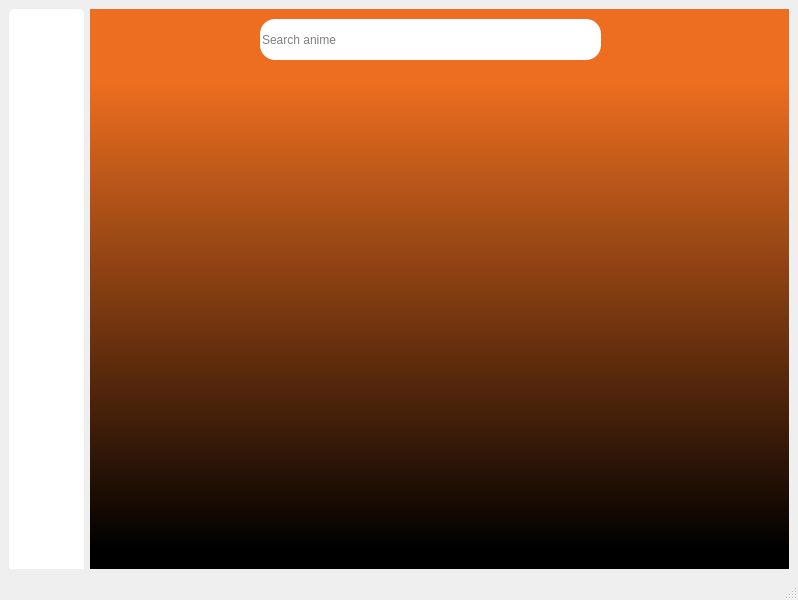
<?xml version="1.0" encoding="UTF-8"?>
<ui version="4.0">
 <class>MainWindow</class>
 <widget class="QMainWindow" name="MainWindow">
  <property name="geometry">
   <rect>
    <x>0</x>
    <y>0</y>
    <width>798</width>
    <height>600</height>
   </rect>
  </property>
  <property name="windowTitle">
   <string>MainWindow</string>
  </property>
  <widget class="QWidget" name="centralwidget">
   <layout class="QHBoxLayout" name="horizontalLayout">
    <item>
     <widget class="QWidget" name="widget" native="true">
      <property name="maximumSize">
       <size>
        <width>75</width>
        <height>16777215</height>
       </size>
      </property>
      <property name="styleSheet">
       <string notr="true">background-color: rgb(255, 255, 255);
 border-top-left-radius: 5px;
 border-top-right-radius: 5px</string>
      </property>
      <layout class="QVBoxLayout" name="verticalLayout">
       <item>
        <widget class="QLabel" name="label">
         <property name="maximumSize">
          <size>
           <width>40</width>
           <height>40</height>
          </size>
         </property>
         <property name="text">
          <string/>
         </property>
         <property name="pixmap">
          <pixmap>C:/Users/HP/.designer/Downloads/connection_15047593.png</pixmap>
         </property>
         <property name="scaledContents">
          <bool>true</bool>
         </property>
        </widget>
       </item>
       <item>
        <widget class="QLabel" name="label_2">
         <property name="maximumSize">
          <size>
           <width>40</width>
           <height>40</height>
          </size>
         </property>
         <property name="text">
          <string/>
         </property>
         <property name="pixmap">
          <pixmap>C:/Users/HP/.designer/Downloads/300376677_390168509931015_8560945040561910701_n.jpg</pixmap>
         </property>
         <property name="scaledContents">
          <bool>true</bool>
         </property>
        </widget>
       </item>
       <item>
        <widget class="QLabel" name="label_3">
         <property name="maximumSize">
          <size>
           <width>40</width>
           <height>40</height>
          </size>
         </property>
         <property name="text">
          <string/>
         </property>
         <property name="pixmap">
          <pixmap>C:/Users/HP/.designer/Downloads/ic_home-2.svg</pixmap>
         </property>
         <property name="scaledContents">
          <bool>true</bool>
         </property>
        </widget>
       </item>
       <item>
        <widget class="QLabel" name="label_4">
         <property name="maximumSize">
          <size>
           <width>40</width>
           <height>40</height>
          </size>
         </property>
         <property name="text">
          <string/>
         </property>
         <property name="pixmap">
          <pixmap>C:/Users/HP/.designer/Downloads/star_16994714.png</pixmap>
         </property>
         <property name="scaledContents">
          <bool>true</bool>
         </property>
        </widget>
       </item>
       <item>
        <widget class="QLabel" name="label_5">
         <property name="maximumSize">
          <size>
           <width>40</width>
           <height>40</height>
          </size>
         </property>
         <property name="text">
          <string/>
         </property>
         <property name="pixmap">
          <pixmap>C:/Users/HP/.designer/Downloads/ic_home-2.svg</pixmap>
         </property>
         <property name="scaledContents">
          <bool>true</bool>
         </property>
        </widget>
       </item>
       <item>
        <widget class="QWidget" name="widget_3" native="true"/>
       </item>
       <item>
        <widget class="QLabel" name="label_6">
         <property name="maximumSize">
          <size>
           <width>40</width>
           <height>40</height>
          </size>
         </property>
         <property name="text">
          <string/>
         </property>
         <property name="pixmap">
          <pixmap>C:/Users/HP/.designer/Downloads/enter_16854231.png</pixmap>
         </property>
         <property name="scaledContents">
          <bool>true</bool>
         </property>
        </widget>
       </item>
      </layout>
     </widget>
    </item>
    <item>
     <widget class="QWidget" name="widget_2" native="true">
      <property name="styleSheet">
       <string notr="true">background-color: qlineargradient(spread:repeat, x1:0.0284091, y1:0, x2:0.028, y2:1, stop:0.130682 rgba(237, 110, 32, 255), stop:0.965909 rgba(0, 0, 0, 255));</string>
      </property>
      <widget class="QWidget" name="widget_4" native="true">
       <property name="geometry">
        <rect>
         <x>0</x>
         <y>0</y>
         <width>701</width>
         <height>61</height>
        </rect>
       </property>
       <property name="autoFillBackground">
        <bool>false</bool>
       </property>
       <property name="styleSheet">
        <string notr="true">background-color: rgb(237, 110, 32);</string>
       </property>
       <widget class="QLineEdit" name="lineEdit">
        <property name="geometry">
         <rect>
          <x>170</x>
          <y>10</y>
          <width>341</width>
          <height>41</height>
         </rect>
        </property>
        <property name="autoFillBackground">
         <bool>false</bool>
        </property>
        <property name="styleSheet">
         <string notr="true">background-color: rgb(255, 255, 255);
border-radius: 15px</string>
        </property>
        <property name="text">
         <string/>
        </property>
        <property name="echoMode">
         <enum>QLineEdit::Normal</enum>
        </property>
        <property name="alignment">
         <set>Qt::AlignLeading|Qt::AlignLeft|Qt::AlignVCenter</set>
        </property>
        <property name="dragEnabled">
         <bool>false</bool>
        </property>
        <property name="readOnly">
         <bool>false</bool>
        </property>
        <property name="placeholderText">
         <string>Search anime </string>
        </property>
        <property name="cursorMoveStyle">
         <enum>Qt::LogicalMoveStyle</enum>
        </property>
        <property name="clearButtonEnabled">
         <bool>false</bool>
        </property>
       </widget>
      </widget>
     </widget>
    </item>
   </layout>
  </widget>
  <widget class="QMenuBar" name="menubar">
   <property name="geometry">
    <rect>
     <x>0</x>
     <y>0</y>
     <width>798</width>
     <height>21</height>
    </rect>
   </property>
  </widget>
  <widget class="QStatusBar" name="statusbar"/>
 </widget>
 <resources/>
 <connections/>
</ui>
